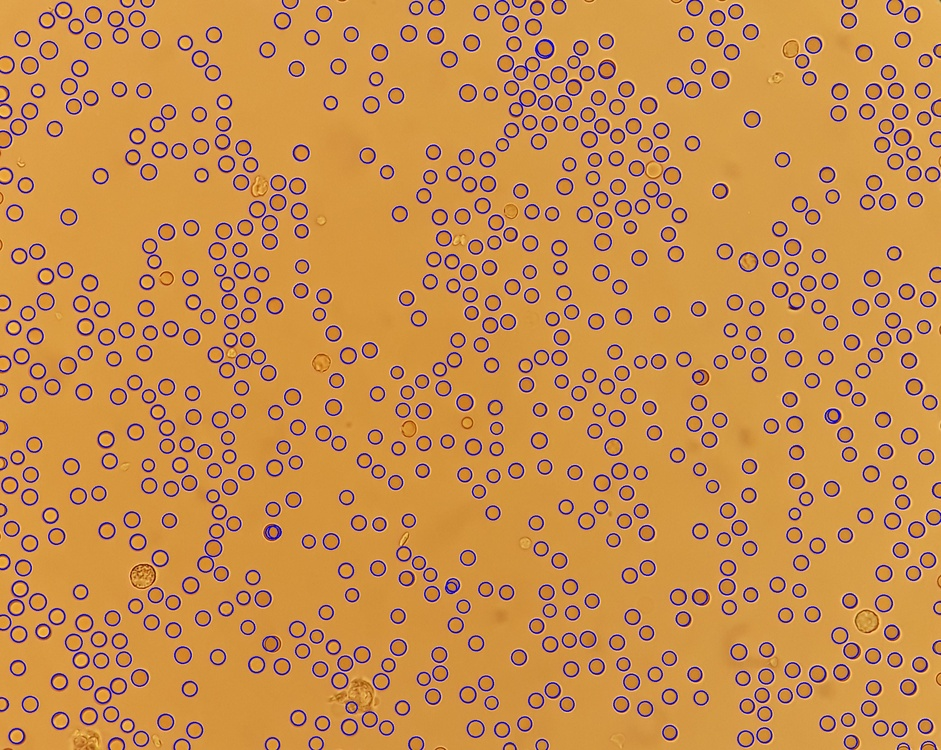
#> input picture crop_and_detect_image.jpg, 941 x 750 px, shrunk from 2070 x 1650 before the run
$ python -i segment_main.py   (imports and definitions only)
#> lines starting #> are read from the running program, lines starting #| are printed output that depends on the picture
import cv2
import numpy as np
import os

from core.settings import WBC_Segment_Config

#parameter
# [1 line that did not run here, left out]
# [1 line that did not run here, left out]
# [1 line that did not run here, left out]

def segment(img_path:str):

    #loading image
#> called with img_path = '../crop_and_detect_image.jpg'
    img = cv2.imread(img_path)
#> img is the input picture: shape (750, 941, 3); mean B, G, R 77.1, 142.9, 201.7
    img_gray = cv2.cvtColor(img, cv2.COLOR_BGR2GRAY )
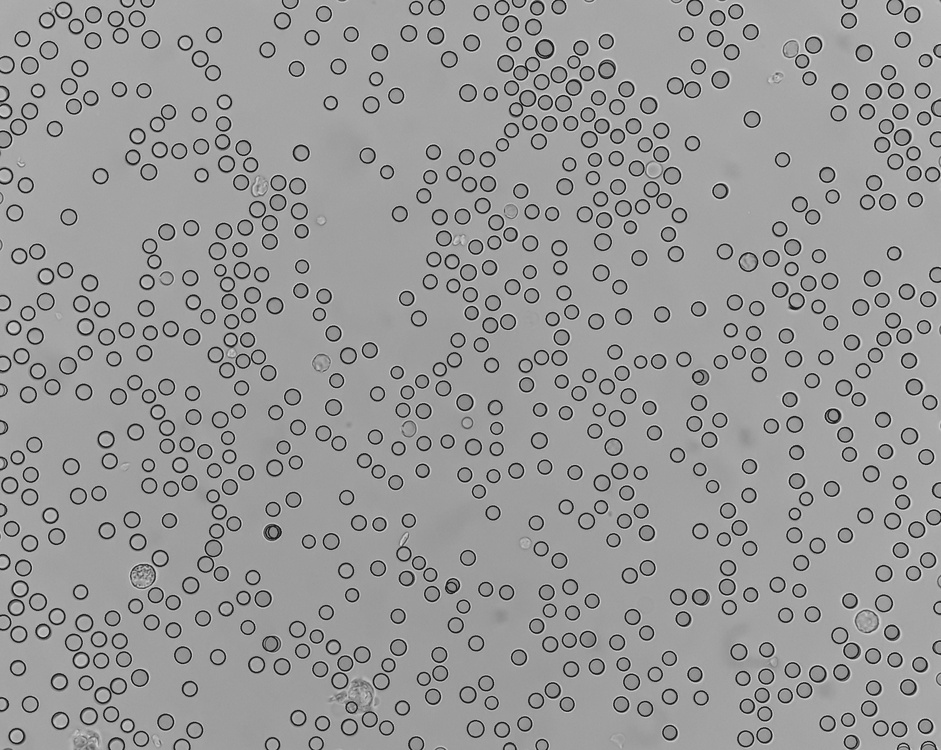
#> img_gray: shape (750, 941); min 14, max 227, mean 153

    #threshold
#> (the run stopped early here; a loop or call above may not have finished)
